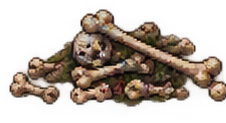
#> input picture assets/props/tower/corpses/bones_pile.png, 226 x 123 px; its folder holds only this picture in this run
$ python audit_props_library.py ../assets/props/tower/corpses out.png
#> lines starting #> are read from the running program, lines starting #| are printed output that depends on the picture
from __future__ import annotations

import csv
import json
import math
import sys
from collections import Counter, defaultdict
from pathlib import Path

from PIL import Image, ImageDraw, ImageFont

ROOT = Path(sys.argv[1])
OUT = Path(sys.argv[2])
OUT.mkdir(parents=True, exist_ok=True)

CATEGORIES = {
    "terrain": ("terrain", "grass", "dirt", "sand", "snow", "ground", "cliff", "mountain", "rock"),
    "vegetation": ("tree", "bush", "flower", "plant", "mushroom", "vine", "log", "stump", "reed"),
    "water": ("water", "bridge", "dock", "fish", "lily", "river", "boat", "ship"),
    "architecture": ("castle", "tower", "wall", "gate", "door", "house", "building", "ruin", "dungeon", "roof"),
    "props": ("barrel", "crate", "chest", "torch", "table", "chair", "statue", "bone", "banner", "cart", "sign", "candle", "rack", "shelf", "book"),
    "animals": ("bird", "fish", "frog", "rabbit", "deer", "insect", "butterfly", "bat", "animal", "sheep", "cow", "chicken", "horse"),
    "equipment": ("sword", "axe", "bow", "shield", "helmet", "armor", "staff", "potion", "weapon", "item"),
    "effects": ("fire", "smoke", "spark", "magic", "debris", "leaf", "particle", "effect"),
    "ui": ("icon", "ui", "button", "panel", "cursor"),
}


def category(path: Path) -> str:
    value = path.as_posix().lower().replace("_", " ").replace("-", " ")
    scores = {key: sum(token in value for token in tokens) for key, tokens in CATEGORIES.items()}
    winner, score = max(scores.items(), key=lambda item: item[1])
    return winner if score else "uncategorized"


def image_info(path: Path) -> dict:
    try:
        with Image.open(path) as image:
#> image is the input picture: PIL image 226x123 RGBA; mean R, G, B, A 63.4, 50.9, 38.2, 107.4
            has_alpha = "A" in image.getbands() or "transparency" in image.info
#> has_alpha = True
            extrema = image.getchannel("A").getextrema() if "A" in image.getbands() else None
#> extrema = (0, 255)
            return {
                "width": image.width,
                "height": image.height,
                "mode": image.mode,
                "transparent": bool(extrema and extrema[0] < 255),
                "has_alpha": has_alpha,
                "animated": bool(getattr(image, "n_frames", 1) > 1),
                "frames": int(getattr(image, "n_frames", 1)),
            }
    except Exception as exc:
        return {"error": str(exc)}


records = []
for path in sorted(ROOT.rglob("*")):
    if not path.is_file():
        continue
    rel = path.relative_to(ROOT)
    record = {
        "relative_path": rel.as_posix(),
        "name": path.name,
        "extension": path.suffix.lower(),
        "bytes": path.stat().st_size,
        "top_folder": rel.parts[0] if len(rel.parts) else "",
        "category": category(rel),
    }
    if path.suffix.lower() in {".png", ".jpg", ".jpeg", ".webp", ".gif"}:
        record.update(image_info(path))
    records.append(record)

fields = sorted({key for record in records for key in record})
#> fields = ['animated', 'bytes', 'category', 'extension', 'frames', 'has_alpha', 'height', 'mode', 'name', 'relative_path', 'top_folder', 'transparent', 'width']
with (OUT / "inventory.csv").open("w", newline="", encoding="utf-8-sig") as handle:
    writer = csv.DictWriter(handle, fieldnames=fields)
    writer.writeheader()
    writer.writerows(records)

summary = {
    "root": str(ROOT),
    "total_files": len(records),
    "extensions": Counter(record["extension"] for record in records),
    "top_folders": Counter(record["top_folder"] for record in records),
    "categories": Counter(record["category"] for record in records),
    "image_count": sum("width" in record for record in records),
    "transparent_images": sum(bool(record.get("transparent")) for record in records),
    "animated_container_images": sum(bool(record.get("animated")) for record in records),
}
summary = {key: dict(value) if isinstance(value, Counter) else value for key, value in summary.items()}
#> summary = 8 items
(OUT / "summary.json").write_text(json.dumps(summary, indent=2, ensure_ascii=False), encoding="utf-8")

images_by_folder = defaultdict(list)
for record in records:
    if "width" in record:
        images_by_folder[record["top_folder"]].append(record)
#> this loop made 1 pass

font = ImageFont.load_default()
for folder, image_records in images_by_folder.items():
    cell_w, cell_h, columns = 220, 190, 5
    rows = math.ceil(len(image_records) / columns)
    sheet = Image.new("RGB", (columns * cell_w, rows * cell_h), (28, 31, 38))
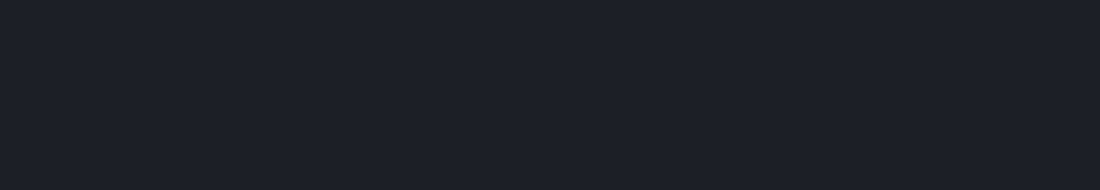
#> sheet: PIL image 1100x190 RGB; mean R, G, B 28, 31, 38
    draw = ImageDraw.Draw(sheet)
    for index, record in enumerate(image_records):
        x, y = (index % columns) * cell_w, (index // columns) * cell_h
        source = ROOT / record["relative_path"]
        try:
            with Image.open(source) as opened:
                thumb = opened.convert("RGBA")
                thumb.thumbnail((200, 140), Image.Resampling.NEAREST)
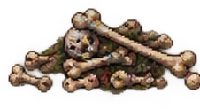
#> thumb: PIL image 200x109 RGBA; mean R, G, B, A 63.4, 50.9, 38.1, 107.5; transparent parts drawn white
                checker = Image.new("RGBA", thumb.size, (72, 76, 84, 255))
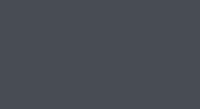
#> checker: PIL image 200x109 RGBA; mean R, G, B, A 72, 76, 84, 255
                checker.alpha_composite(thumb)
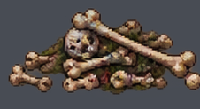
#> checker: PIL image 200x109 RGBA; mean R, G, B, A 87.1, 79.5, 75.7, 255
                sheet.paste(checker.convert("RGB"), (x + (cell_w - thumb.width) // 2, y + 4))
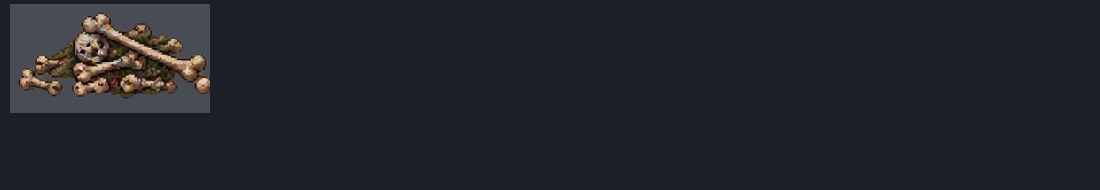
#> sheet: PIL image 1100x190 RGB; mean R, G, B 34.2, 36.1, 41.9
        except Exception:
            pass
        label = record["relative_path"]
        if len(label) > 34:
            label = "…" + label[-33:]
        draw.text((x + 5, y + 148), label, font=font, fill=(235, 232, 218))
        draw.text((x + 5, y + 164), f'{record.get("width", "?")}x{record.get("height", "?")} {record["category"]}', font=font, fill=(155, 196, 190))
    safe = "".join(ch if ch.isalnum() else "_" for ch in folder)[:70]
    sheet.save(OUT / f"contact_{safe}.jpg", quality=88)
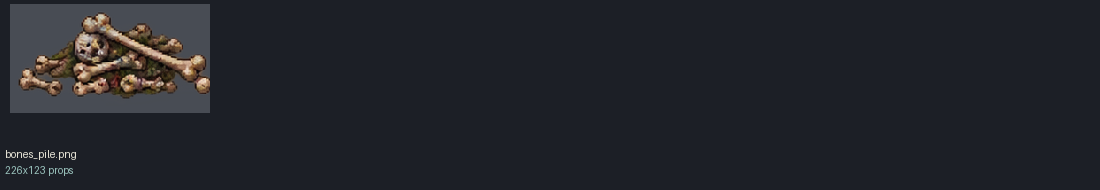
#> saved as contact_bones_pile_png.jpg: PIL image 1100x190 RGB; mean R, G, B 34.4, 36.3, 42.2

print(json.dumps(summary, ensure_ascii=False, indent=2))
#> (printed output is left out)

$ run again, on assets/props/tower/lava/burning_logs.png
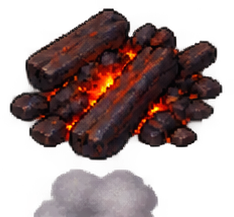
#> input picture assets/props/tower/lava/burning_logs.png, 234 x 217 px
#> in image_info, image is the input picture: PIL image 234x217 RGBA; mean R, G, B, A 49.5, 30.3, 29.5, 127.2
#> has_alpha = True
#> extrema = (0, 255)
#> `checker.alpha_composite(thumb)`:
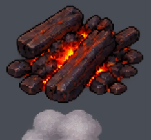
#> checker: PIL image 151x140 RGBA; mean R, G, B, A 77.7, 63.3, 66.4, 255
#> `sheet.save(OUT / f"contact_{safe}.jpg", quality=88)`:
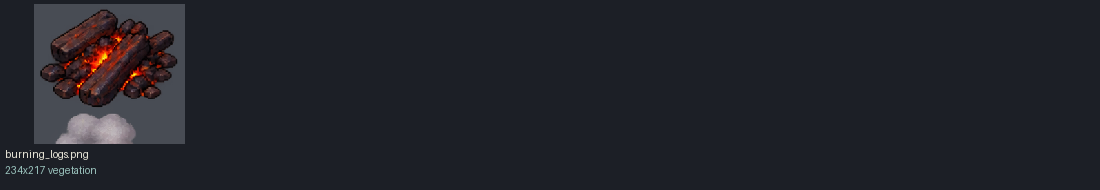
#> saved as contact_burning_logs_png.jpg: PIL image 1100x190 RGB; mean R, G, B 33.3, 34.6, 41.2
